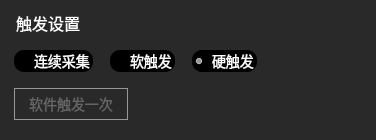
   <widget class="QGroupBox" name="groupBox_TriggerSetting">
    <property name="enabled">
     <bool>false</bool>
    </property>
    <property name="geometry">
     <rect>
      <x>0</x>
      <y>310</y>
      <width>376</width>
      <height>140</height>
     </rect>
    </property>
    <property name="styleSheet">
     <string notr="true">border: none;background-color: rgb(42, 41, 41); color:white;</string>
    </property>
    <property name="title">
     <string/>
    </property>
    <widget class="QRadioButton" name="radioButton_ContTrigger">
     <property name="geometry">
      <rect>
       <x>14</x>
       <y>50</y>
       <width>79</width>
       <height>22</height>
      </rect>
     </property>
     <property name="styleSheet">
      <string notr="true">QRadioButton {
	font-size: 14px;
	font-family: &quot;Microsoft YaHei UI Light&quot;;

	color: rgba(255,255,255);
    background-color: #808080; /* 未选中时的颜色 */
    border-radius: 10px; /* 圆角 */
}

QRadioButton:checked {
    background-color: #FFA500; /* 选中时的颜色 */
}
QRadioButton:disabled {
    background-color: black; /* 禁用时的背景颜色 */
}</string>
     </property>
     <property name="text">
      <string>连续采集</string>
     </property>
     <property name="checked">
      <bool>false</bool>
     </property>
    </widget>
    <widget class="QRadioButton" name="radioButton_SoftTrigger">
     <property name="geometry">
      <rect>
       <x>110</x>
       <y>50</y>
       <width>65</width>
       <height>22</height>
      </rect>
     </property>
     <property name="styleSheet">
      <string notr="true">QRadioButton {
	font-size: 14px;
	font-family: &quot;Microsoft YaHei UI Light&quot;;

	color: rgba(255,255,255);
    background-color: #808080; /* 未选中时的颜色 */
    border-radius: 10px; /* 圆角 */
}

QRadioButton:checked {
    background-color: #FFA500; /* 选中时的颜色 */
}
QRadioButton:disabled {
    background-color: black; /* 禁用时的背景颜色 */
}</string>
     </property>
     <property name="text">
      <string>软触发</string>
     </property>
     <property name="checked">
      <bool>false</bool>
     </property>
    </widget>
    <widget class="QRadioButton" name="radioButton_HardTrigger">
     <property name="geometry">
      <rect>
       <x>192</x>
       <y>50</y>
       <width>65</width>
       <height>22</height>
      </rect>
     </property>
     <property name="styleSheet">
      <string notr="true">QRadioButton {
	font-size: 14px;
	font-family: &quot;Microsoft YaHei UI Light&quot;;

	color: rgba(255,255,255);
    background-color: #808080; /* 未选中时的颜色 */
    border-radius: 10px; /* 圆角 */
}

QRadioButton:checked {
    background-color: #FFA500; /* 选中时的颜色 */
}
QRadioButton:disabled {
    background-color: black; /* 禁用时的背景颜色 */
}</string>
     </property>
     <property name="text">
      <string>硬触发</string>
     </property>
     <property name="checked">
      <bool>true</bool>
     </property>
    </widget>
    <widget class="QPushButton" name="pushButton_SoftTriggerOnce">
     <property name="enabled">
      <bool>false</bool>
     </property>
     <property name="geometry">
      <rect>
       <x>14</x>
       <y>88</y>
       <width>114</width>
       <height>32</height>
      </rect>
     </property>
     <property name="styleSheet">
      <string notr="true">QPushButton:Hover
{
	border-radius: 2px;
	border: 1px solid #1765AD;
}
QPushButton:pressed
{
	background: #1765AD;
	border-radius: 2px;
}
QPushButton{
font-size: 14px;
font-family: &quot;Microsoft YaHei UI Light&quot;;
font-weight: 400;
color: #FFFFFF;
line-height: 17px;
border: 1px solid #979797;
}


QPushButton:disabled {
font-size: 14px;
font-family: &quot;Microsoft YaHei UI Light&quot;;
font-weight: 400;
color: #656565;
line-height: 17px;
border: 1px solid #979797;
}
</string>
     </property>
     <property name="text">
      <string>软件触发一次</string>
     </property>
    </widget>
    <widget class="QLabel" name="label_38">
     <property name="geometry">
      <rect>
       <x>16</x>
       <y>12</y>
       <width>71</width>
       <height>22</height>
      </rect>
     </property>
     <property name="styleSheet">
      <string notr="true">font-size: 16px;
font-family: &quot;Microsoft YaHei UI Light&quot;;
font-weight: 400;
color: #FFFFFF;
line-height: 22px;</string>
     </property>
     <property name="text">
      <string>触发设置</string>
     </property>
    </widget>
   </widget>
